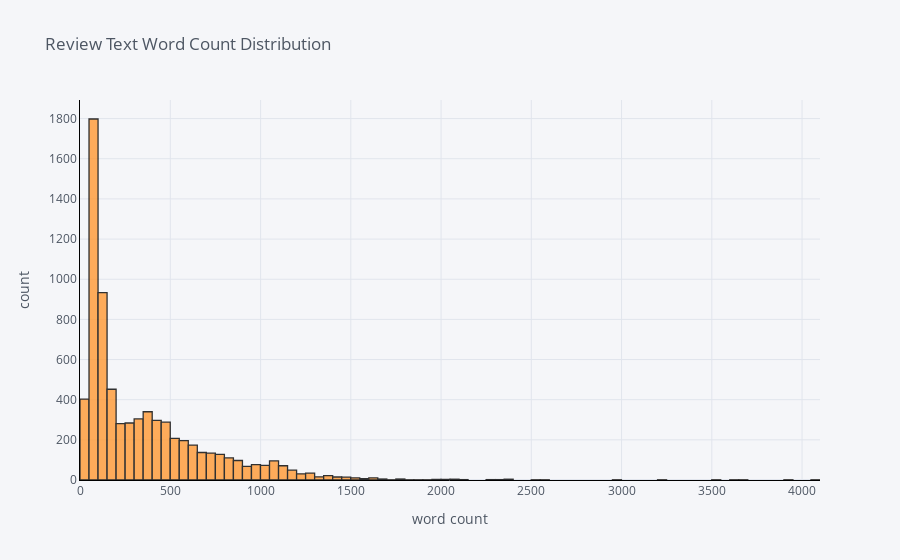

Notebook code for this chart:
### Code cell
df['word_count'].iplot(
  kind='hist',
  bins=100,
  xTitle='word count',
  linecolor='black',
  yTitle='count',
  title='Review Text Word Count Distribution')

### Figure 1 — Plotly figure (JSON) as saved in the notebook; plotly's stock layout.template omitted (floating-point values rounded to 4 significant figures; data arrays with more than 128 entries replaced by an {"elided": "..."} marker saying what was removed)
{"data": [{"histfunc": "count", "histnorm": "", "marker": {"color": "rgba(255, 153, 51, 1.0)", "line": {"color": "#000000", "width": 1.3}}, "name": "word_count", "nbinsx": 100, "opacity": 0.8, "orientation": "v", "type": "histogram", "x": {"elided": "7200 int values"}}], "layout": {"barmode": "overlay", "legend": {"bgcolor": "#F5F6F9", "font": {"color": "#4D5663"}}, "paper_bgcolor": "#F5F6F9", "plot_bgcolor": "#F5F6F9", "title": {"font": {"color": "#4D5663"}, "text": "Review Text Word Count Distribution"}, "xaxis": {"gridcolor": "#E1E5ED", "linecolor": "black", "showgrid": true, "tickfont": {"color": "#4D5663"}, "title": {"font": {"color": "#4D5663"}, "text": "word count"}, "zerolinecolor": "#E1E5ED"}, "yaxis": {"gridcolor": "#E1E5ED", "linecolor": "black", "showgrid": true, "tickfont": {"color": "#4D5663"}, "title": {"font": {"color": "#4D5663"}, "text": "count"}, "zerolinecolor": "#E1E5ED"}}}
